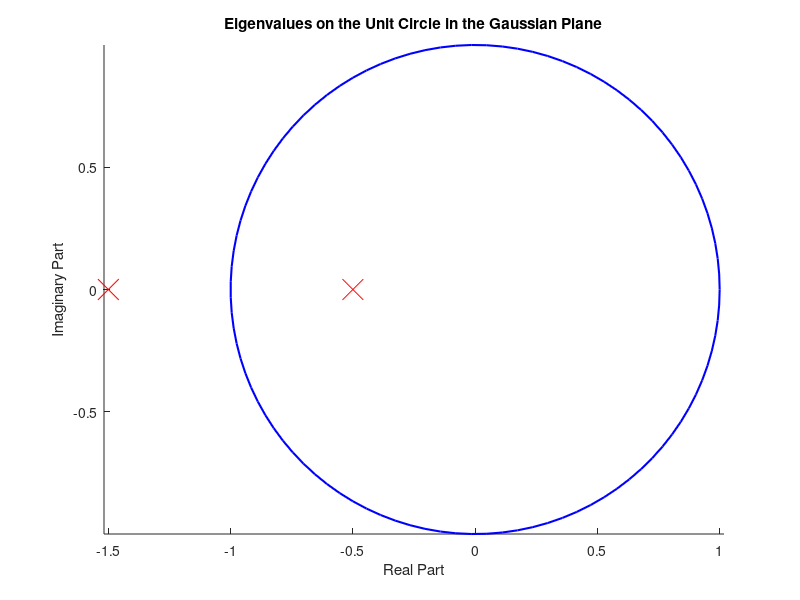

Here is the MATLAB script that generated this plot: (Note: this script raises an error after producing the figure.)
clc; clear all; close all;
% Analysis of Discrete Time Linear Systems
% x_(k+1) = A x_k

% Step 1: Specify the desired eigenvalues
lambda = [-1.5, -0.5]; % Example eigenvalues
n_dim = length(lambda);

% Step 2: Create a diagonal matrix with these eigenvalues
Lambda = diag(lambda);

% Step 3: Generate a random invertible matrix V
V = rand(n_dim) * 1i; % Generate a random 2x2 matrix

% Step 4: Construct the matrix A
A = V * Lambda * inv(V);

% A = [1 1; 0 1];

% Display the matrix A
disp('Matrix A:');
disp(A);

%%

% Verify that the eigenvalues of A match the specified values
eigenvalues = eig(A);
disp('Eigenvalues of A:');
disp(eigenvalues);

% Initial state
x0 = [1; 2];

% Number of time steps
numSteps = 30;

% Initialize state storage
x = zeros(2, numSteps);
x(:, 1) = x0;

% Simulate the system
for k = 2:numSteps
    x(:, k) = A * x(:, k-1);
end

figure;
ax1 = gca;
hold(ax1, 'all');
theta = linspace(0, 2*pi, 100); 
x_unit_circle = cos(theta); % x-coordinates for unit circle
y_unit_circle = sin(theta); % y-coordinates for unit circle

% Plot the unit circle
plot(ax1, x_unit_circle, y_unit_circle, 'b-', 'LineWidth', 1.5); 
% Plot the eigenvalues
plot(ax1, real(lambda), imag(lambda), 'rx', 'MarkerSize', 15, 'DisplayName', 'Eigenvalues'); % Red dots for eigenvalues
xlabel('Real Part');
ylabel('Imaginary Part');
title('Eigenvalues on the Unit Circle in the Gaussian Plane');
axis equal; 
xline(0, '--k'); 
yline(0, '--k'); 
legend('Unit Circle', 'Eigenvalues');
grid on;
xlim([-2 2]); 
ylim([-2 2]); 
hold off;

% Plot the results as discrete points
figure;
ax2 = gca;
hold(ax2, 'all');
for i=1:n_dim
    stem(ax2, 1:numSteps, x(i, :), 'filled', 'DisplayName', sprintf('x_{%d}', i), 'Marker', 'o');
end
xlabel('Time step (k)');
ylabel('State value');
title('Modal Response of the Discrete-Time System');
legend;
grid on

%%
clear all; close all; clc;
% Zero Eigenvalue

A = [0 1 0; 0 0 1; 0 0 0];
B = [0; 0; 1];
u = 0;

n_dim = length(A(:, 1));
numSteps = 30;

% Initialize state storage
x = zeros(n_dim, numSteps);
x0 = randi(10, [n_dim, 1]);
x(:, 1) = x0;

% Simulate the system
for k = 2:numSteps
    x(:, k) = A * x(:, k-1) + B * u;
end

eigenvalues = eig(A);
disp('Eigenvalues of A:');
disp(eigenvalues);

figure;
ax3 = gca;
hold(ax3, 'all');
stem(1:numSteps, x(1, :), 'filled', 'DisplayName', 'x_1', 'Marker', 'o');
% stem(1:numSteps, x(2, :), 'filled', 'DisplayName', 'x_2', 'Marker', 'o');
% stem(1:numSteps, x(3, :), 'filled', 'DisplayName', 'x_3', 'Marker', 'o');
xlabel('Time step (k)');
ylabel('State value');
title('Zero Eigenvalue Example - dynamics of a buffer');
legend;
grid on
